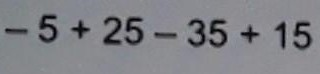
#> input picture leitor_expressoes_matematicas/livro2.jpg, 320 x 74 px
$ jupyter execute expressoes_matematicas.ipynb
#> lines starting #> are read from the running program, lines starting #| are printed output that depends on the picture; after the words box and inside, x2 and y2 are one past the last pixel; in counts of white or black regions, pixels touching at a corner belong together
[cell 1]
import cv2 as cv
import pytesseract
import matplotlib.pyplot as plt
import numpy as np
pytesseract.pytesseract.tesseract_cmd = r'C:\Users\giova\AppData\Local\Tesseract-OCR\tesseract.exe'

[cell 2]
# Passos:
    # 1. Carregar imagem
    # 2. Aplicar binarização
    # 3. Remover ruído
    # 4. Remover bordas
    # 7. Afinar fonte

#### definindo funções

[cell 3]
# Carregar imagem
def load_image(image_file):
#> called with image_file = 'livro2.jpg'
    img = cv.imread(image_file)
#> img is the input picture: shape (74, 320, 3); mean B, G, R 134.5, 129.3, 128.5
    return img

[cell 4]
# Binarização da imagem
def grayscale(image):
    return cv.cvtColor(image, cv.COLOR_BGR2GRAY)

def binarization(img):
    gray_image = grayscale(img)
    thresh, im_bw = cv.threshold(gray_image, 100, 255, cv.THRESH_BINARY)
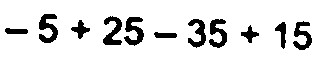
#> im_bw: shape (74, 320); 89.8% white; 11 black regions, largest, box (x1, y1, x2, y2) and area: (39, 14, 58, 43) 322, (124, 17, 144, 46) 313, (103, 16, 122, 45) 295
    return im_bw

[cell 5]
# Remover ruído adicionando blur
def remove_noise(image):
    kernel = np.ones((1, 1), np.uint8)
    image = cv.morphologyEx(image, cv.MORPH_CLOSE, kernel)
    image = cv.medianBlur(image, 3)
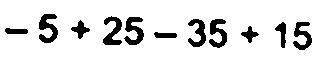
#> image: shape (74, 320); 89.9% white; 11 black regions, largest, box (x1, y1, x2, y2) and area: (39, 14, 58, 43) 321, (124, 17, 144, 45) 309, (209, 19, 227, 48) 293
    return (image)

[cell 6]
# Remover bordar selecionando apenas o que está dentro da maior borda
def remove_borders(image):
    contours, hierarchy = cv.findContours(image, cv.RETR_EXTERNAL, cv.CHAIN_APPROX_SIMPLE)
#> contours = [[[0, 0], [0, 73], [319, 73], [319, 0]]]
    cntSorted = sorted(contours, key=lambda x:cv.contourArea(x))
#> cntSorted = [[[0, 0], [0, 73], [319, 73], [319, 0]]]
    cnt = cntSorted[-1] # Seleciona o maior contorno
#> cnt = [[0, 0], [0, 73], [319, 73], [319, 0]]
    x, y, w, h = cv.boundingRect(cnt)
#> x = 0; y = 0; w = 320; h = 74
#> (the call stopped at in show_result, `data = pytesseract.image_to_string(img, lang='eng+equ', config=myconfig)`: pytesseract is not available in this run)
    crop = image[y:y+h, x:x+w]
    return (crop)

[cell 7]
# Afinar a fonte da imagem
def thin_font(image):
    kernel = np.ones((2,2), np.uint8)
    image = cv.dilate(image, kernel, iterations=1)
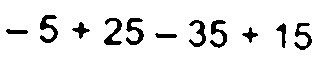
#> image: shape (74, 320); 92.4% white; 11 black regions, largest, box (x1, y1, x2, y2) and area: (40, 15, 58, 43) 243, (126, 18, 144, 45) 231, (104, 18, 122, 45) 219
    return (image)

[cell 8]
# Mostrar o resultado da conta
def show_result(img):
    myconfig = r"--psm 9 --oem 3"
    data = pytesseract.image_to_string(img, lang='eng+equ', config=myconfig)
    result = eval(data)
    print('O resultado da expressão é:', result)

#### chamando funções

[cell 9]
img = load_image('livro2.jpg')
plt.imshow(img, 'gray', vmin=0, vmax=255)

[cell 10]
img = binarization(img)
plt.imshow(img, 'gray', vmin=0, vmax=255)

[cell 11]
img = remove_noise(img)
plt.imshow(img, 'gray', vmin=0, vmax=255)

[cell 12]
img = remove_borders(img)
plt.imshow(img, 'gray', vmin=0, vmax=255)

[cell 13]
show_result(img)

[cell 14]
eroded_image = thin_font(img)
plt.imshow(eroded_image, 'gray', vmin=0, vmax=255)

[cell 15]
show_result(eroded_image)
#> (the call stopped at in show_result, `data = pytesseract.image_to_string(img, lang='eng+equ', config=myconfig)`: pytesseract is not available in this run)

$ run again, with leitor_expressoes_matematicas/livro1.jpg copied over leitor_expressoes_matematicas/livro2.jpg
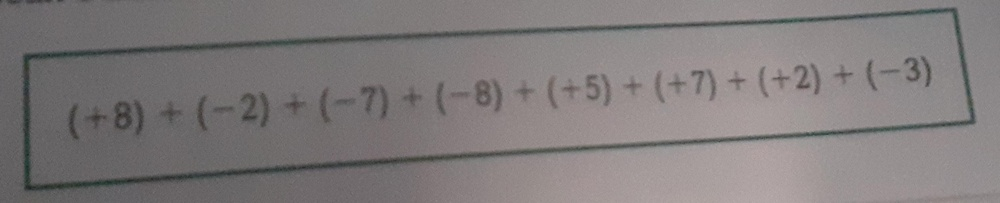
#> input picture leitor_expressoes_matematicas/livro1.jpg, 1000 x 203 px, shrunk from 2521 x 513 before the run
#> in load_image, img is the input picture: shape (203, 1000, 3); mean B, G, R 123, 123, 127.8
#> in binarization, `thresh, im_bw = cv.threshold(gray_image, 100, 255, cv.THRESH_BINARY)`:
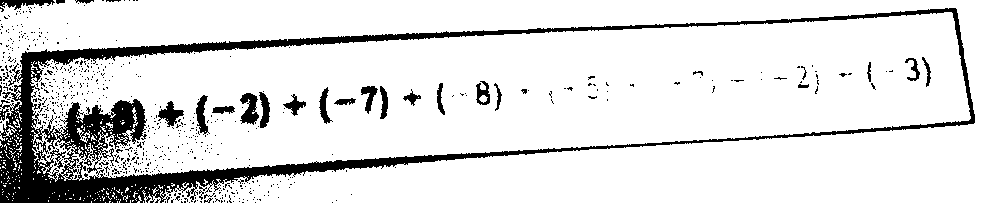
#> im_bw: shape (203, 1000); 87.1% white; 650 black regions (621 under 20 px), largest, box (x1, y1, x2, y2) and area: (0, 8, 975, 203) 20865, (240, 93, 259, 125) 373, (158, 101, 184, 127) 313
#> contours = 97 contours, 88 with area under 20; largest, box (x1, y1, x2, y2) and area: (31, 12, 971, 180) 101126, (0, 0, 1000, 203) 75195, (33, 133, 76, 181) 682, (0, 118, 9, 141) 64, (103, 134, 114, 144) 45
#> cntSorted has the same summary as contours
#> cnt = contour of 920 points, box (x1, y1, x2, y2) (31, 12, 971, 180), area 101126
#> x = 31; y = 12; w = 940; h = 168
#> crop: shape (168, 940); 88.8% white; 107 black regions (82 under 20 px), largest, box (x1, y1, x2, y2) and area: (0, 0, 913, 69) 5122, (50, 107, 940, 168) 4492, (0, 87, 115, 168) 4147
#> in thin_font, `image = cv.dilate(image, kernel, iterations=1)`:
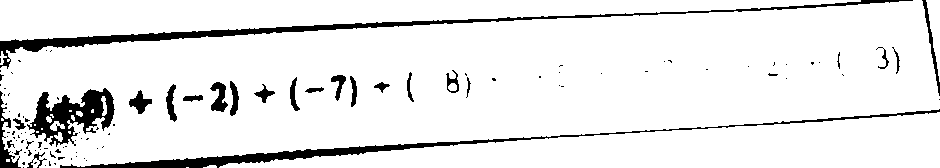
#> image: shape (168, 940); 91.5% white; 107 black regions (81 under 20 px), largest, box (x1, y1, x2, y2) and area: (0, 0, 913, 69) 4107, (60, 109, 940, 168) 3472, (27, 88, 115, 147) 2396
